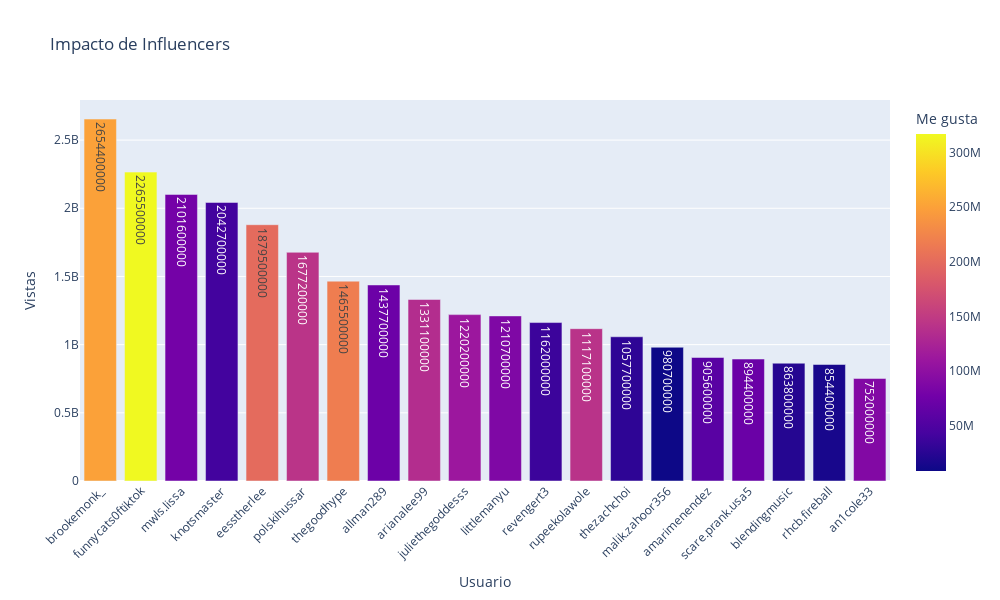

Notebook source saved alongside this figure:
### Markdown cell above
### Gráfico para identificar los usuarios de TikTok más influyentes y analizar cómo sus videos afectan la popularidad de las canciones en Spotify.

### Code cell
# Agrupar por usuario y calcular la suma de vistas y likes
influencer_impact = tiktok_df.groupby('user').agg({'views': 'sum', 'likes': 'sum'}).reset_index()

# Ordenar por vistas y seleccionar los 20 principales influencers
top_influencers = influencer_impact.sort_values(by='views', ascending=False).head(20)

# Crear el gráfico de barras
fig = px.bar(
    top_influencers,
    x='user',
    y='views',
    color='likes',
    title='Impacto de Influencers',
    text='views', 
    labels={'views': 'Vistas', 'user': 'Usuario', 'likes': 'Me gusta'}
)

# Ajustar la orientación de las etiquetas de los ejes
fig.update_layout(
    xaxis_tickangle=-45,
    height=600,
    width=1000
)
fig.show()

### Figure 1 — Plotly figure (JSON) as saved in the notebook; plotly's stock layout.template omitted (floating-point values rounded to 4 significant figures)
{"data": [{"alignmentgroup": "True", "hovertemplate": "Usuario=%{x}<br>Vistas=%{text}<br>Me gusta=%{marker.color}<extra></extra>", "legendgroup": "", "marker": {"color": [249700000, 317000000, 79000000, 40900000, 199800000, 142800000, 217900000, 72300000, 134800000, 111400000, 87600000, 37180200, 141400000, 28500000, 8657600, 58100000, 70612900, 23077600, 15383000, 90200000], "coloraxis": "coloraxis", "pattern": {"shape": ""}}, "name": "", "offsetgroup": "", "orientation": "v", "showlegend": false, "text": [2654400000, 2265500000, 2101600000, 2042700000, 1879500000, 1677200000, 1465500000, 1437700000, 1331100000, 1220200000, 1210700000, 1162000000, 1117100000, 1057700000, 980700000, 905600000, 894400000, 863800000, 854400000, 752000000], "textposition": "auto", "type": "bar", "x": ["brookemonk_", "funnycats0ftiktok", "mwls.lissa", "knotsmaster", "eesstherlee", "polskihussar", "thegoodhype", "allman289", "arianalee99", "juliethegoddesss", "littlemanyu", "revengert3", "rupeekolawole", "thezachchoi", "malik.zahoor356", "amarimenendez", "scare.prank.usa5", "blendingmusic", "rhcb.fireball", "an1cole33"], "xaxis": "x", "y": [2654400000, 2265500000, 2101600000, 2042700000, 1879500000, 1677200000, 1465500000, 1437700000, 1331100000, 1220200000, 1210700000, 1162000000, 1117100000, 1057700000, 980700000, 905600000, 894400000, 863800000, 854400000, 752000000], "yaxis": "y"}], "layout": {"barmode": "relative", "coloraxis": {"colorbar": {"title": {"text": "Me gusta"}}, "colorscale": [[0, "#0d0887"], [0.1111, "#46039f"], [0.2222, "#7201a8"], [0.3333, "#9c179e"], [0.4444, "#bd3786"], [0.5556, "#d8576b"], [0.6667, "#ed7953"], [0.7778, "#fb9f3a"], [0.8889, "#fdca26"], [1, "#f0f921"]]}, "height": 600, "legend": {"tracegroupgap": 0}, "title": {"text": "Impacto de Influencers"}, "width": 1000, "xaxis": {"anchor": "y", "domain": [0, 1], "tickangle": -45, "title": {"text": "Usuario"}}, "yaxis": {"anchor": "x", "domain": [0, 1], "title": {"text": "Vistas"}}}}
